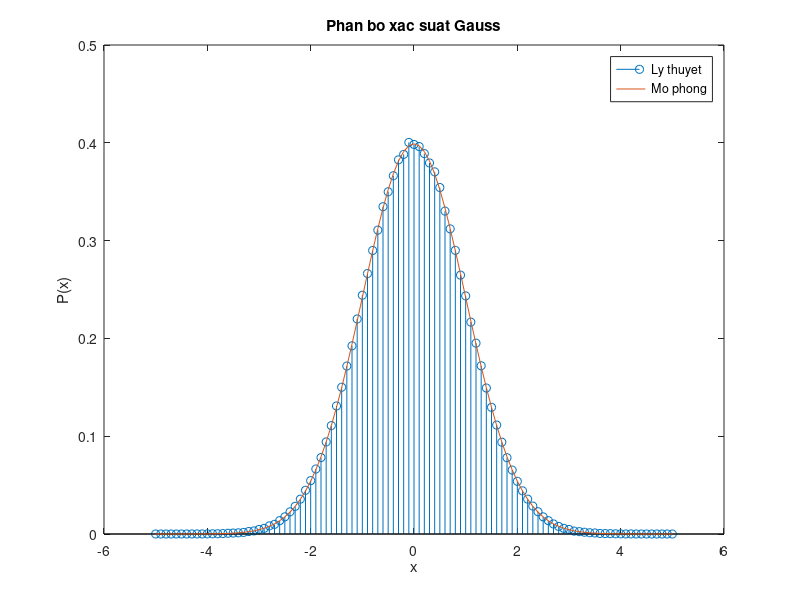

Reproduce this figure in MATLAB.
len=1000000;     % Do dai cua qua trinh ngau nhien
x=randn(1,len); % Tao qua trinh ngau nhien theo phan phoi chuan
step=0.1;       % step = 0.1
k=-5:step:5;    % khoang xet tu -5 den 5 cach deu 0.1
Px=hist(x,k)/len/step;  % Xac dinh so vector 
stem(k,Px,'o-');     % Ve do thi roi rac cua Px mo phong
Px_LT=exp(-k.^2/2)/sqrt(2*pi);  % Tinh Px ly thuyet
hold on;
plot(k,Px_LT);  % Ve do thi Px ly thuyet
title('Phan bo xac suat Gauss');
xlabel('x');
ylabel('P(x)');
legend('Ly thuyet','Mo phong');
hold off;